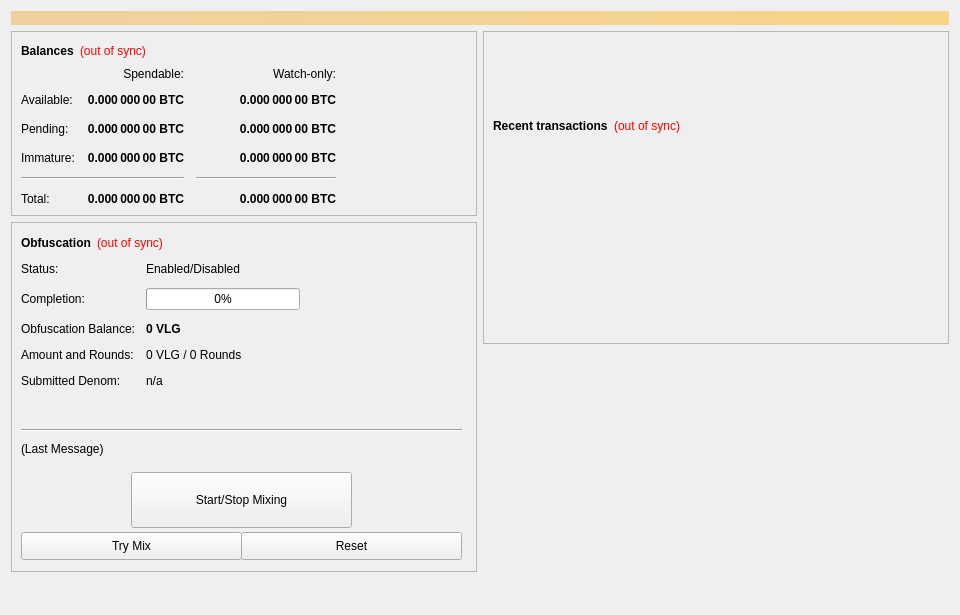
<?xml version="1.0" encoding="UTF-8"?>
<ui version="4.0">
 <class>OverviewPage</class>
 <widget class="QWidget" name="OverviewPage">
  <property name="geometry">
   <rect>
    <x>0</x>
    <y>0</y>
    <width>960</width>
    <height>615</height>
   </rect>
  </property>
  <property name="minimumSize">
   <size>
    <width>960</width>
    <height>0</height>
   </size>
  </property>
  <property name="windowTitle">
   <string>Form</string>
  </property>
  <layout class="QVBoxLayout" name="topLayout">
   <item>
    <widget class="QLabel" name="labelAlerts">
     <property name="visible">
      <bool>false</bool>
     </property>
     <property name="styleSheet">
      <string notr="true">background-color: qlineargradient(x1: 0, y1: 0, x2: 1, y2: 0, stop:0 #F0D0A0, stop:1 #F8D488); color:#000000;</string>
     </property>
     <property name="wordWrap">
      <bool>true</bool>
     </property>
     <property name="margin">
      <number>3</number>
     </property>
    </widget>
   </item>
   <item>
    <layout class="QHBoxLayout" name="horizontalLayout" stretch="1,1">
     <item>
      <layout class="QVBoxLayout" name="verticalLayout_2">
       <item>
        <widget class="QFrame" name="frame">
         <property name="frameShape">
          <enum>QFrame::StyledPanel</enum>
         </property>
         <property name="frameShadow">
          <enum>QFrame::Raised</enum>
         </property>
         <layout class="QVBoxLayout" name="verticalLayout_4">
          <item>
           <layout class="QHBoxLayout" name="horizontalLayout_4">
            <item>
             <widget class="QLabel" name="label_5">
              <property name="font">
               <font>
                <weight>75</weight>
                <bold>true</bold>
               </font>
              </property>
              <property name="text">
               <string>Balances</string>
              </property>
             </widget>
            </item>
            <item>
             <widget class="QLabel" name="labelWalletStatus">
              <property name="cursor">
               <cursorShape>WhatsThisCursor</cursorShape>
              </property>
              <property name="toolTip">
               <string>The displayed information may be out of date. Your wallet automatically synchronizes with the ValgardCoin network after a connection is established, but this process has not completed yet.</string>
              </property>
              <property name="styleSheet">
               <string notr="true">QLabel { color: red; }</string>
              </property>
              <property name="text">
               <string notr="true">(out of sync)</string>
              </property>
              <property name="alignment">
               <set>Qt::AlignLeading|Qt::AlignLeft|Qt::AlignVCenter</set>
              </property>
             </widget>
            </item>
            <item>
             <spacer name="horizontalSpacer_3">
              <property name="orientation">
               <enum>Qt::Horizontal</enum>
              </property>
              <property name="sizeHint" stdset="0">
               <size>
                <width>40</width>
                <height>20</height>
               </size>
              </property>
             </spacer>
            </item>
           </layout>
          </item>
          <item>
           <layout class="QGridLayout" name="gridLayout">
            <property name="spacing">
             <number>12</number>
            </property>
            <item row="2" column="2">
             <widget class="QLabel" name="labelWatchPending">
              <property name="font">
               <font>
                <weight>75</weight>
                <bold>true</bold>
               </font>
              </property>
              <property name="cursor">
               <cursorShape>IBeamCursor</cursorShape>
              </property>
              <property name="toolTip">
               <string>Unconfirmed transactions to watch-only addresses</string>
              </property>
              <property name="text">
               <string notr="true">0.000 000 00 BTC</string>
              </property>
              <property name="alignment">
               <set>Qt::AlignRight|Qt::AlignTrailing|Qt::AlignVCenter</set>
              </property>
              <property name="textInteractionFlags">
               <set>Qt::LinksAccessibleByMouse|Qt::TextSelectableByKeyboard|Qt::TextSelectableByMouse</set>
              </property>
             </widget>
            </item>
            <item row="2" column="1">
             <widget class="QLabel" name="labelUnconfirmed">
              <property name="font">
               <font>
                <weight>75</weight>
                <bold>true</bold>
               </font>
              </property>
              <property name="cursor">
               <cursorShape>IBeamCursor</cursorShape>
              </property>
              <property name="toolTip">
               <string>Total of transactions that have yet to be confirmed, and do not yet count toward the spendable balance</string>
              </property>
              <property name="text">
               <string notr="true">0.000 000 00 BTC</string>
              </property>
              <property name="alignment">
               <set>Qt::AlignRight|Qt::AlignTrailing|Qt::AlignVCenter</set>
              </property>
              <property name="textInteractionFlags">
               <set>Qt::LinksAccessibleByMouse|Qt::TextSelectableByKeyboard|Qt::TextSelectableByMouse</set>
              </property>
             </widget>
            </item>
            <item row="3" column="2">
             <widget class="QLabel" name="labelWatchImmature">
              <property name="font">
               <font>
                <weight>75</weight>
                <bold>true</bold>
               </font>
              </property>
              <property name="cursor">
               <cursorShape>IBeamCursor</cursorShape>
              </property>
              <property name="toolTip">
               <string>Staked or masternode rewards in watch-only addresses that has not yet matured</string>
              </property>
              <property name="text">
               <string notr="true">0.000 000 00 BTC</string>
              </property>
              <property name="alignment">
               <set>Qt::AlignRight|Qt::AlignTrailing|Qt::AlignVCenter</set>
              </property>
              <property name="textInteractionFlags">
               <set>Qt::LinksAccessibleByMouse|Qt::TextSelectableByKeyboard|Qt::TextSelectableByMouse</set>
              </property>
             </widget>
            </item>
            <item row="4" column="0" colspan="2">
             <widget class="Line" name="lineSpendableBalance">
              <property name="orientation">
               <enum>Qt::Horizontal</enum>
              </property>
             </widget>
            </item>
            <item row="4" column="2">
             <widget class="Line" name="lineWatchBalance">
              <property name="sizePolicy">
               <sizepolicy hsizetype="Preferred" vsizetype="Fixed">
                <horstretch>0</horstretch>
                <verstretch>0</verstretch>
               </sizepolicy>
              </property>
              <property name="minimumSize">
               <size>
                <width>140</width>
                <height>0</height>
               </size>
              </property>
              <property name="orientation">
               <enum>Qt::Horizontal</enum>
              </property>
             </widget>
            </item>
            <item row="5" column="0">
             <widget class="QLabel" name="labelTotalText">
              <property name="text">
               <string>Total:</string>
              </property>
             </widget>
            </item>
            <item row="3" column="1">
             <widget class="QLabel" name="labelImmature">
              <property name="font">
               <font>
                <weight>75</weight>
                <bold>true</bold>
               </font>
              </property>
              <property name="cursor">
               <cursorShape>IBeamCursor</cursorShape>
              </property>
              <property name="toolTip">
               <string>Staked or masternode rewards that has not yet matured</string>
              </property>
              <property name="text">
               <string notr="true">0.000 000 00 BTC</string>
              </property>
              <property name="alignment">
               <set>Qt::AlignRight|Qt::AlignTrailing|Qt::AlignVCenter</set>
              </property>
              <property name="textInteractionFlags">
               <set>Qt::LinksAccessibleByMouse|Qt::TextSelectableByKeyboard|Qt::TextSelectableByMouse</set>
              </property>
             </widget>
            </item>
            <item row="2" column="3">
             <spacer name="horizontalSpacer_2">
              <property name="orientation">
               <enum>Qt::Horizontal</enum>
              </property>
              <property name="sizeHint" stdset="0">
               <size>
                <width>40</width>
                <height>20</height>
               </size>
              </property>
             </spacer>
            </item>
            <item row="3" column="0">
             <widget class="QLabel" name="labelImmatureText">
              <property name="text">
               <string>Immature:</string>
              </property>
             </widget>
            </item>
            <item row="5" column="1">
             <widget class="QLabel" name="labelTotal">
              <property name="font">
               <font>
                <weight>75</weight>
                <bold>true</bold>
               </font>
              </property>
              <property name="cursor">
               <cursorShape>IBeamCursor</cursorShape>
              </property>
              <property name="toolTip">
               <string>Your current total balance</string>
              </property>
              <property name="text">
               <string notr="true">0.000 000 00 BTC</string>
              </property>
              <property name="alignment">
               <set>Qt::AlignRight|Qt::AlignTrailing|Qt::AlignVCenter</set>
              </property>
              <property name="textInteractionFlags">
               <set>Qt::LinksAccessibleByMouse|Qt::TextSelectableByKeyboard|Qt::TextSelectableByMouse</set>
              </property>
             </widget>
            </item>
            <item row="5" column="2">
             <widget class="QLabel" name="labelWatchTotal">
              <property name="font">
               <font>
                <weight>75</weight>
                <bold>true</bold>
               </font>
              </property>
              <property name="cursor">
               <cursorShape>IBeamCursor</cursorShape>
              </property>
              <property name="toolTip">
               <string>Current total balance in watch-only addresses</string>
              </property>
              <property name="text">
               <string notr="true">0.000 000 00 BTC</string>
              </property>
              <property name="alignment">
               <set>Qt::AlignRight|Qt::AlignTrailing|Qt::AlignVCenter</set>
              </property>
              <property name="textInteractionFlags">
               <set>Qt::LinksAccessibleByMouse|Qt::TextSelectableByKeyboard|Qt::TextSelectableByMouse</set>
              </property>
             </widget>
            </item>
            <item row="0" column="2">
             <widget class="QLabel" name="labelWatchonly">
              <property name="text">
               <string>Watch-only:</string>
              </property>
              <property name="alignment">
               <set>Qt::AlignRight|Qt::AlignTrailing|Qt::AlignVCenter</set>
              </property>
             </widget>
            </item>
            <item row="1" column="0">
             <widget class="QLabel" name="labelBalanceText">
              <property name="text">
               <string>Available:</string>
              </property>
             </widget>
            </item>
            <item row="1" column="1">
             <widget class="QLabel" name="labelBalance">
              <property name="font">
               <font>
                <weight>75</weight>
                <bold>true</bold>
               </font>
              </property>
              <property name="cursor">
               <cursorShape>IBeamCursor</cursorShape>
              </property>
              <property name="toolTip">
               <string>Your current spendable balance</string>
              </property>
              <property name="text">
               <string notr="true">0.000 000 00 BTC</string>
              </property>
              <property name="alignment">
               <set>Qt::AlignRight|Qt::AlignTrailing|Qt::AlignVCenter</set>
              </property>
              <property name="textInteractionFlags">
               <set>Qt::LinksAccessibleByMouse|Qt::TextSelectableByKeyboard|Qt::TextSelectableByMouse</set>
              </property>
             </widget>
            </item>
            <item row="1" column="2">
             <widget class="QLabel" name="labelWatchAvailable">
              <property name="font">
               <font>
                <weight>75</weight>
                <bold>true</bold>
               </font>
              </property>
              <property name="cursor">
               <cursorShape>IBeamCursor</cursorShape>
              </property>
              <property name="toolTip">
               <string>Your current balance in watch-only addresses</string>
              </property>
              <property name="text">
               <string notr="true">0.000 000 00 BTC</string>
              </property>
              <property name="alignment">
               <set>Qt::AlignRight|Qt::AlignTrailing|Qt::AlignVCenter</set>
              </property>
              <property name="textInteractionFlags">
               <set>Qt::LinksAccessibleByMouse|Qt::TextSelectableByKeyboard|Qt::TextSelectableByMouse</set>
              </property>
             </widget>
            </item>
            <item row="2" column="0">
             <widget class="QLabel" name="labelPendingText">
              <property name="text">
               <string>Pending:</string>
              </property>
             </widget>
            </item>
            <item row="0" column="1">
             <widget class="QLabel" name="labelSpendable">
              <property name="text">
               <string>Spendable:</string>
              </property>
              <property name="alignment">
               <set>Qt::AlignRight|Qt::AlignTrailing|Qt::AlignVCenter</set>
              </property>
             </widget>
            </item>
           </layout>
          </item>
         </layout>
        </widget>
       </item>
       <item>
        <widget class="QFrame" name="frameObfuscation">
         <property name="minimumSize">
          <size>
           <width>0</width>
           <height>350</height>
          </size>
         </property>
         <property name="layoutDirection">
          <enum>Qt::LeftToRight</enum>
         </property>
         <property name="frameShape">
          <enum>QFrame::StyledPanel</enum>
         </property>
         <property name="frameShadow">
          <enum>QFrame::Raised</enum>
         </property>
         <widget class="QWidget" name="formLayoutWidget">
          <property name="geometry">
           <rect>
            <x>10</x>
            <y>40</y>
            <width>451</width>
            <height>161</height>
           </rect>
          </property>
          <layout class="QFormLayout" name="formLayout">
           <property name="fieldGrowthPolicy">
            <enum>QFormLayout::AllNonFixedFieldsGrow</enum>
           </property>
           <property name="horizontalSpacing">
            <number>11</number>
           </property>
           <property name="verticalSpacing">
            <number>12</number>
           </property>
           <item row="0" column="0">
            <widget class="QLabel" name="label_6">
             <property name="text">
              <string>Status:</string>
             </property>
            </widget>
           </item>
           <item row="1" column="0">
            <widget class="QLabel" name="label_7">
             <property name="text">
              <string>Completion:</string>
             </property>
            </widget>
           </item>
           <item row="1" column="1">
            <widget class="QProgressBar" name="obfuscationProgress">
             <property name="maximumSize">
              <size>
               <width>154</width>
               <height>16777215</height>
              </size>
             </property>
             <property name="value">
              <number>0</number>
             </property>
            </widget>
           </item>
           <item row="2" column="0">
            <widget class="QLabel" name="labelAnonymizedText">
             <property name="text">
              <string>Obfuscation Balance:</string>
             </property>
            </widget>
           </item>
           <item row="2" column="1">
            <widget class="QLabel" name="labelAnonymized">
             <property name="font">
              <font>
               <weight>75</weight>
               <bold>true</bold>
              </font>
             </property>
             <property name="text">
              <string notr="true">0 VLG</string>
             </property>
            </widget>
           </item>
           <item row="3" column="0">
            <widget class="QLabel" name="label_8">
             <property name="text">
              <string>Amount and Rounds:</string>
             </property>
            </widget>
           </item>
           <item row="3" column="1">
            <widget class="QLabel" name="labelAmountRounds">
             <property name="text">
              <string>0 VLG / 0 Rounds</string>
             </property>
            </widget>
           </item>
           <item row="4" column="0">
            <widget class="QLabel" name="label_9">
             <property name="text">
              <string>Submitted Denom:</string>
             </property>
            </widget>
           </item>
           <item row="4" column="1">
            <widget class="QLabel" name="labelSubmittedDenom">
             <property name="toolTip">
              <string>The denominations you submitted to the Masternode.&lt;br&gt;To mix, other users must submit the exact same denominations.</string>
             </property>
             <property name="text">
              <string>n/a</string>
             </property>
            </widget>
           </item>
           <item row="0" column="1">
            <widget class="QLabel" name="obfuscationEnabled">
             <property name="text">
              <string>Enabled/Disabled</string>
             </property>
            </widget>
           </item>
          </layout>
         </widget>
         <widget class="QPushButton" name="runAutoDenom">
          <property name="geometry">
           <rect>
            <x>251</x>
            <y>17</y>
            <width>1</width>
            <height>1</height>
           </rect>
          </property>
          <property name="palette">
           <palette>
            <active>
             <colorrole role="WindowText">
              <brush brushstyle="SolidPattern">
               <color alpha="255">
                <red>0</red>
                <green>0</green>
                <blue>0</blue>
               </color>
              </brush>
             </colorrole>
             <colorrole role="Button">
              <brush brushstyle="SolidPattern">
               <color alpha="255">
                <red>239</red>
                <green>238</green>
                <blue>238</blue>
               </color>
              </brush>
             </colorrole>
             <colorrole role="Light">
              <brush brushstyle="SolidPattern">
               <color alpha="255">
                <red>255</red>
                <green>255</green>
                <blue>255</blue>
               </color>
              </brush>
             </colorrole>
             <colorrole role="Midlight">
              <brush brushstyle="SolidPattern">
               <color alpha="255">
                <red>247</red>
                <green>246</green>
                <blue>246</blue>
               </color>
              </brush>
             </colorrole>
             <colorrole role="Dark">
              <brush brushstyle="SolidPattern">
               <color alpha="255">
                <red>119</red>
                <green>119</green>
                <blue>119</blue>
               </color>
              </brush>
             </colorrole>
             <colorrole role="Mid">
              <brush brushstyle="SolidPattern">
               <color alpha="255">
                <red>159</red>
                <green>159</green>
                <blue>159</blue>
               </color>
              </brush>
             </colorrole>
             <colorrole role="Text">
              <brush brushstyle="SolidPattern">
               <color alpha="255">
                <red>0</red>
                <green>0</green>
                <blue>0</blue>
               </color>
              </brush>
             </colorrole>
             <colorrole role="BrightText">
              <brush brushstyle="SolidPattern">
               <color alpha="255">
                <red>255</red>
                <green>255</green>
                <blue>255</blue>
               </color>
              </brush>
             </colorrole>
             <colorrole role="ButtonText">
              <brush brushstyle="SolidPattern">
               <color alpha="255">
                <red>0</red>
                <green>0</green>
                <blue>0</blue>
               </color>
              </brush>
             </colorrole>
             <colorrole role="Base">
              <brush brushstyle="SolidPattern">
               <color alpha="255">
                <red>255</red>
                <green>255</green>
                <blue>255</blue>
               </color>
              </brush>
             </colorrole>
             <colorrole role="Window">
              <brush brushstyle="SolidPattern">
               <color alpha="255">
                <red>239</red>
                <green>238</green>
                <blue>238</blue>
               </color>
              </brush>
             </colorrole>
             <colorrole role="Shadow">
              <brush brushstyle="SolidPattern">
               <color alpha="255">
                <red>0</red>
                <green>0</green>
                <blue>0</blue>
               </color>
              </brush>
             </colorrole>
             <colorrole role="AlternateBase">
              <brush brushstyle="SolidPattern">
               <color alpha="255">
                <red>247</red>
                <green>246</green>
                <blue>246</blue>
               </color>
              </brush>
             </colorrole>
             <colorrole role="ToolTipBase">
              <brush brushstyle="SolidPattern">
               <color alpha="255">
                <red>255</red>
                <green>255</green>
                <blue>220</blue>
               </color>
              </brush>
             </colorrole>
             <colorrole role="ToolTipText">
              <brush brushstyle="SolidPattern">
               <color alpha="255">
                <red>0</red>
                <green>0</green>
                <blue>0</blue>
               </color>
              </brush>
             </colorrole>
            </active>
            <inactive>
             <colorrole role="WindowText">
              <brush brushstyle="SolidPattern">
               <color alpha="255">
                <red>0</red>
                <green>0</green>
                <blue>0</blue>
               </color>
              </brush>
             </colorrole>
             <colorrole role="Button">
              <brush brushstyle="SolidPattern">
               <color alpha="255">
                <red>239</red>
                <green>238</green>
                <blue>238</blue>
               </color>
              </brush>
             </colorrole>
             <colorrole role="Light">
              <brush brushstyle="SolidPattern">
               <color alpha="255">
                <red>255</red>
                <green>255</green>
                <blue>255</blue>
               </color>
              </brush>
             </colorrole>
             <colorrole role="Midlight">
              <brush brushstyle="SolidPattern">
               <color alpha="255">
                <red>247</red>
                <green>246</green>
                <blue>246</blue>
               </color>
              </brush>
             </colorrole>
             <colorrole role="Dark">
              <brush brushstyle="SolidPattern">
               <color alpha="255">
                <red>119</red>
                <green>119</green>
                <blue>119</blue>
               </color>
              </brush>
             </colorrole>
             <colorrole role="Mid">
              <brush brushstyle="SolidPattern">
               <color alpha="255">
                <red>159</red>
                <green>159</green>
                <blue>159</blue>
               </color>
              </brush>
             </colorrole>
             <colorrole role="Text">
              <brush brushstyle="SolidPattern">
               <color alpha="255">
                <red>0</red>
                <green>0</green>
                <blue>0</blue>
               </color>
              </brush>
             </colorrole>
             <colorrole role="BrightText">
              <brush brushstyle="SolidPattern">
               <color alpha="255">
                <red>255</red>
                <green>255</green>
                <blue>255</blue>
               </color>
              </brush>
             </colorrole>
             <colorrole role="ButtonText">
              <brush brushstyle="SolidPattern">
               <color alpha="255">
                <red>0</red>
                <green>0</green>
                <blue>0</blue>
               </color>
              </brush>
             </colorrole>
             <colorrole role="Base">
              <brush brushstyle="SolidPattern">
               <color alpha="255">
                <red>255</red>
                <green>255</green>
                <blue>255</blue>
               </color>
              </brush>
             </colorrole>
             <colorrole role="Window">
              <brush brushstyle="SolidPattern">
               <color alpha="255">
                <red>239</red>
                <green>238</green>
                <blue>238</blue>
               </color>
              </brush>
             </colorrole>
             <colorrole role="Shadow">
              <brush brushstyle="SolidPattern">
               <color alpha="255">
                <red>0</red>
                <green>0</green>
                <blue>0</blue>
               </color>
              </brush>
             </colorrole>
             <colorrole role="AlternateBase">
              <brush brushstyle="SolidPattern">
               <color alpha="255">
                <red>247</red>
                <green>246</green>
                <blue>246</blue>
               </color>
              </brush>
             </colorrole>
             <colorrole role="ToolTipBase">
              <brush brushstyle="SolidPattern">
               <color alpha="255">
                <red>255</red>
                <green>255</green>
                <blue>220</blue>
               </color>
              </brush>
             </colorrole>
             <colorrole role="ToolTipText">
              <brush brushstyle="SolidPattern">
               <color alpha="255">
                <red>0</red>
                <green>0</green>
                <blue>0</blue>
               </color>
              </brush>
             </colorrole>
            </inactive>
            <disabled>
             <colorrole role="WindowText">
              <brush brushstyle="SolidPattern">
               <color alpha="255">
                <red>119</red>
                <green>119</green>
                <blue>119</blue>
               </color>
              </brush>
             </colorrole>
             <colorrole role="Button">
              <brush brushstyle="SolidPattern">
               <color alpha="255">
                <red>239</red>
                <green>238</green>
                <blue>238</blue>
               </color>
              </brush>
             </colorrole>
             <colorrole role="Light">
              <brush brushstyle="SolidPattern">
               <color alpha="255">
                <red>255</red>
                <green>255</green>
                <blue>255</blue>
               </color>
              </brush>
             </colorrole>
             <colorrole role="Midlight">
              <brush brushstyle="SolidPattern">
               <color alpha="255">
                <red>247</red>
                <green>246</green>
                <blue>246</blue>
               </color>
              </brush>
             </colorrole>
             <colorrole role="Dark">
              <brush brushstyle="SolidPattern">
               <color alpha="255">
                <red>119</red>
                <green>119</green>
                <blue>119</blue>
               </color>
              </brush>
             </colorrole>
             <colorrole role="Mid">
              <brush brushstyle="SolidPattern">
               <color alpha="255">
                <red>159</red>
                <green>159</green>
                <blue>159</blue>
               </color>
              </brush>
             </colorrole>
             <colorrole role="Text">
              <brush brushstyle="SolidPattern">
               <color alpha="255">
                <red>119</red>
                <green>119</green>
                <blue>119</blue>
               </color>
              </brush>
             </colorrole>
             <colorrole role="BrightText">
              <brush brushstyle="SolidPattern">
               <color alpha="255">
                <red>255</red>
                <green>255</green>
                <blue>255</blue>
               </color>
              </brush>
             </colorrole>
             <colorrole role="ButtonText">
              <brush brushstyle="SolidPattern">
               <color alpha="255">
                <red>119</red>
                <green>119</green>
                <blue>119</blue>
               </color>
              </brush>
             </colorrole>
             <colorrole role="Base">
              <brush brushstyle="SolidPattern">
               <color alpha="255">
                <red>239</red>
                <green>238</green>
                <blue>238</blue>
               </color>
              </brush>
             </colorrole>
             <colorrole role="Window">
              <brush brushstyle="SolidPattern">
               <color alpha="255">
                <red>239</red>
                <green>238</green>
                <blue>238</blue>
               </color>
              </brush>
             </colorrole>
             <colorrole role="Shadow">
              <brush brushstyle="SolidPattern">
               <color alpha="255">
                <red>0</red>
                <green>0</green>
                <blue>0</blue>
               </color>
              </brush>
             </colorrole>
             <colorrole role="AlternateBase">
              <brush brushstyle="SolidPattern">
               <color alpha="255">
                <red>239</red>
                <green>238</green>
                <blue>238</blue>
               </color>
              </brush>
             </colorrole>
             <colorrole role="ToolTipBase">
              <brush brushstyle="SolidPattern">
               <color alpha="255">
                <red>255</red>
                <green>255</green>
                <blue>220</blue>
               </color>
              </brush>
             </colorrole>
             <colorrole role="ToolTipText">
              <brush brushstyle="SolidPattern">
               <color alpha="255">
                <red>0</red>
                <green>0</green>
                <blue>0</blue>
               </color>
              </brush>
             </colorrole>
            </disabled>
           </palette>
          </property>
          <property name="focusPolicy">
           <enum>Qt::NoFocus</enum>
          </property>
          <property name="autoFillBackground">
           <bool>true</bool>
          </property>
          <property name="text">
           <string/>
          </property>
          <property name="flat">
           <bool>true</bool>
          </property>
         </widget>
         <widget class="QPushButton" name="toggleObfuscation">
          <property name="geometry">
           <rect>
            <x>120</x>
            <y>250</y>
            <width>221</width>
            <height>56</height>
           </rect>
          </property>
          <property name="sizePolicy">
           <sizepolicy hsizetype="MinimumExpanding" vsizetype="Fixed">
            <horstretch>0</horstretch>
            <verstretch>0</verstretch>
           </sizepolicy>
          </property>
          <property name="text">
           <string>Start/Stop Mixing</string>
          </property>
         </widget>
         <widget class="Line" name="lineLastMessage">
          <property name="geometry">
           <rect>
            <x>10</x>
            <y>200</y>
            <width>441</width>
            <height>16</height>
           </rect>
          </property>
          <property name="orientation">
           <enum>Qt::Horizontal</enum>
          </property>
         </widget>
         <widget class="QLabel" name="obfuscationStatus">
          <property name="geometry">
           <rect>
            <x>10</x>
            <y>220</y>
            <width>451</width>
            <height>61</height>
           </rect>
          </property>
          <property name="minimumSize">
           <size>
            <width>288</width>
            <height>43</height>
           </size>
          </property>
          <property name="text">
           <string>(Last Message)</string>
          </property>
          <property name="alignment">
           <set>Qt::AlignLeading|Qt::AlignLeft|Qt::AlignTop</set>
          </property>
          <property name="wordWrap">
           <bool>true</bool>
          </property>
         </widget>
         <widget class="QPushButton" name="obfuscationAuto">
          <property name="geometry">
           <rect>
            <x>10</x>
            <y>310</y>
            <width>221</width>
            <height>28</height>
           </rect>
          </property>
          <property name="sizePolicy">
           <sizepolicy hsizetype="MinimumExpanding" vsizetype="Fixed">
            <horstretch>0</horstretch>
            <verstretch>0</verstretch>
           </sizepolicy>
          </property>
          <property name="toolTip">
           <string>Try to manually submit a Obfuscation request.</string>
          </property>
          <property name="text">
           <string>Try Mix</string>
          </property>
         </widget>
         <widget class="QPushButton" name="obfuscationReset">
          <property name="geometry">
           <rect>
            <x>230</x>
            <y>310</y>
            <width>221</width>
            <height>28</height>
           </rect>
          </property>
          <property name="sizePolicy">
           <sizepolicy hsizetype="MinimumExpanding" vsizetype="Fixed">
            <horstretch>0</horstretch>
            <verstretch>0</verstretch>
           </sizepolicy>
          </property>
          <property name="toolTip">
           <string>Reset the current status of Obfuscation (can interrupt Obfuscation if it's in the process of Mixing, which can cost you money!)</string>
          </property>
          <property name="autoFillBackground">
           <bool>false</bool>
          </property>
          <property name="text">
           <string>Reset</string>
          </property>
         </widget>
         <widget class="QWidget" name="layoutWidget">
          <property name="geometry">
           <rect>
            <x>10</x>
            <y>10</y>
            <width>431</width>
            <height>22</height>
           </rect>
          </property>
          <layout class="QHBoxLayout" name="horizontalLayout_5">
           <item>
            <widget class="QLabel" name="label_2">
             <property name="font">
              <font>
               <weight>75</weight>
               <bold>true</bold>
              </font>
             </property>
             <property name="text">
              <string>Obfuscation</string>
             </property>
            </widget>
           </item>
           <item>
            <widget class="QLabel" name="labelObfuscationSyncStatus">
             <property name="toolTip">
              <string>The displayed information may be out of date. Your wallet automatically synchronizes with the ValgardCoin network after a connection is established, but this process has not completed yet.</string>
             </property>
             <property name="styleSheet">
              <string notr="true">QLabel { color: red; }</string>
             </property>
             <property name="text">
              <string notr="true">(out of sync)</string>
             </property>
             <property name="alignment">
              <set>Qt::AlignLeading|Qt::AlignLeft|Qt::AlignVCenter</set>
             </property>
            </widget>
           </item>
           <item>
            <spacer name="horizontalSpacer_4">
             <property name="orientation">
              <enum>Qt::Horizontal</enum>
             </property>
             <property name="sizeHint" stdset="0">
              <size>
               <width>40</width>
               <height>20</height>
              </size>
             </property>
            </spacer>
           </item>
          </layout>
         </widget>
        </widget>
       </item>
       <item>
        <spacer name="verticalSpacer">
         <property name="orientation">
          <enum>Qt::Vertical</enum>
         </property>
         <property name="sizeHint" stdset="0">
          <size>
           <width>20</width>
           <height>40</height>
          </size>
         </property>
        </spacer>
       </item>
      </layout>
     </item>
     <item>
      <layout class="QVBoxLayout" name="verticalLayout_3">
       <item>
        <widget class="QFrame" name="frame_2">
         <property name="frameShape">
          <enum>QFrame::StyledPanel</enum>
         </property>
         <property name="frameShadow">
          <enum>QFrame::Raised</enum>
         </property>
         <layout class="QVBoxLayout" name="verticalLayout">
          <item>
           <spacer name="verticalSpacer_3">
            <property name="orientation">
             <enum>Qt::Vertical</enum>
            </property>
            <property name="sizeType">
             <enum>QSizePolicy::Fixed</enum>
            </property>
            <property name="sizeHint" stdset="0">
             <size>
              <width>20</width>
              <height>75</height>
             </size>
            </property>
           </spacer>
          </item>
          <item>
           <layout class="QHBoxLayout" name="horizontalLayout_2">
            <item>
             <widget class="QLabel" name="label_4">
              <property name="font">
               <font>
                <weight>75</weight>
                <bold>true</bold>
               </font>
              </property>
              <property name="text">
               <string>Recent transactions</string>
              </property>
             </widget>
            </item>
            <item>
             <widget class="QLabel" name="labelTransactionsStatus">
              <property name="cursor">
               <cursorShape>WhatsThisCursor</cursorShape>
              </property>
              <property name="toolTip">
               <string>The displayed information may be out of date. Your wallet automatically synchronizes with the ValgardCoin network after a connection is established, but this process has not completed yet.</string>
              </property>
              <property name="styleSheet">
               <string notr="true">QLabel { color: red; }</string>
              </property>
              <property name="text">
               <string notr="true">(out of sync)</string>
              </property>
              <property name="alignment">
               <set>Qt::AlignRight|Qt::AlignTrailing|Qt::AlignVCenter</set>
              </property>
             </widget>
            </item>
            <item>
             <spacer name="horizontalSpacer">
              <property name="orientation">
               <enum>Qt::Horizontal</enum>
              </property>
              <property name="sizeHint" stdset="0">
               <size>
                <width>40</width>
                <height>20</height>
               </size>
              </property>
             </spacer>
            </item>
           </layout>
          </item>
          <item>
           <widget class="QListView" name="listTransactions">
            <property name="styleSheet">
             <string notr="true">QListView { background: transparent; }</string>
            </property>
            <property name="frameShape">
             <enum>QFrame::NoFrame</enum>
            </property>
            <property name="verticalScrollBarPolicy">
             <enum>Qt::ScrollBarAlwaysOff</enum>
            </property>
            <property name="horizontalScrollBarPolicy">
             <enum>Qt::ScrollBarAlwaysOff</enum>
            </property>
            <property name="selectionMode">
             <enum>QAbstractItemView::NoSelection</enum>
            </property>
           </widget>
          </item>
         </layout>
        </widget>
       </item>
       <item>
        <spacer name="verticalSpacer_2">
         <property name="orientation">
          <enum>Qt::Vertical</enum>
         </property>
         <property name="sizeType">
          <enum>QSizePolicy::Expanding</enum>
         </property>
         <property name="sizeHint" stdset="0">
          <size>
           <width>20</width>
           <height>40</height>
          </size>
         </property>
        </spacer>
       </item>
      </layout>
     </item>
    </layout>
   </item>
  </layout>
 </widget>
 <resources/>
 <connections/>
</ui>
